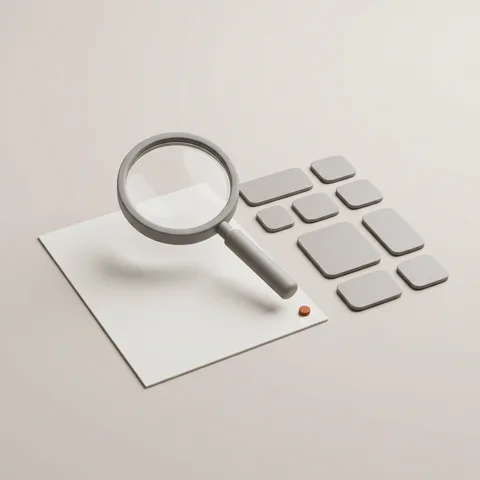
#> input picture apps/addin/assets/state-empty-v2.webp, 480 x 480 px
$ python -i icon_swap_shape.py   (imports and definitions only)
#> lines starting #> are read from the running program, lines starting #| are printed output that depends on the picture; after the words box and inside, x2 and y2 are one past the last pixel; in counts of white or black regions, pixels touching at a corner belong together
# -*- coding: utf-8 -*-
# 출처: powerPlus/tools/ppt-pipeline/icon_swap_shape.py — 리눅스 엔진으로 이식(2026-10-12). PowerPoint 없이 python-pptx 만 쓴다.
"""그림 도형 하나하나를 powerPlus 자산으로 바꾼다(미디어 공유 없이 도형 단위).
인자: <src> <dst> <map.json>   map = {"슬라이드|shape_id": {"asset": 경로, "white": false}}
- 원본 그림의 잉크 영역(알파/비흰색 바운딩박스)에 새 아이콘을 비율 유지·중앙으로 맞춘다
- white=true 면 아이콘을 흰색으로 칠한다(진한 칩 위 선 아이콘용)
- 그룹 안 도형도 그 자리(z순서·그룹 소속) 그대로 교체된다
"""
import sys, io, json
from pptx import Presentation
from PIL import Image
NS="{http://schemas.openxmlformats.org/drawingml/2006/main}"
RNS="{http://schemas.openxmlformats.org/officeDocument/2006/relationships}"
# [1 line not run here, left out]
# [1 line that did not run here, left out]
def ink_box(im):
    if im.mode in ("RGBA","LA") or "transparency" in im.info:
        a=im.convert("RGBA").getchannel("A").point(lambda v:255 if v>8 else 0)
        b=a.getbbox()
    else:
        g=im.convert("L").point(lambda v:255 if v<235 else 0)
        b=g.getbbox()
    return b or (0,0,im.width,im.height)
cache={}
def asset(path, white):
    k=(path,white)
    if k not in cache:
        im=Image.open(path).convert("RGBA")
        b=im.getchannel("A").point(lambda v:255 if v>8 else 0).getbbox()
        if b: im=im.crop(b)
        if max(im.size)>600: im.thumbnail((600,600), Image.LANCZOS)
        if white:
            a=im.getchannel("A"); im=Image.new("RGBA",im.size,(255,255,255,255)); im.putalpha(a)
        buf=io.BytesIO(); im.save(buf,"PNG",optimize=True); cache[k]=(buf.getvalue(), im.size)
    return cache[k]
def walk(shapes, sn):
    for sh in shapes:
        st=str(sh.shape_type).split()[0]
        if st=="GROUP": walk(sh.shapes, sn); continue
        key="%d|%d"%(sn, sh.shape_id)
        if st!="PICTURE" or key not in mp: continue
        spec=mp[key]
        old=Image.open(io.BytesIO(sh.image.blob))
        bf=sh._element.find(".//{*}blipFill")   # 그림은 p:blipFill(프레젠테이션 네임스페이스)
        sr=bf.find(NS+"srcRect") if bf is not None else None
        if sr is not None:   # 잘라 쓰던 그림이면 보이는 영역만 보고 잰다
            W,H=old.size
            l,t,r,b=[int(sr.get(k,"0"))/100000 for k in ("l","t","r","b")]
            old=old.crop((int(W*l),int(H*t),int(W*(1-r)),int(H*(1-b))))
        bx=ink_box(old); W,H=old.size
        L,T,SW,SH=sh.left,sh.top,sh.width,sh.height
        ix=L+SW*bx[0]/W; iy=T+SH*bx[1]/H; iw=SW*(bx[2]-bx[0])/W; ih=SH*(bx[3]-bx[1])/H
        blob,(aw,ah)=asset(spec["asset"], spec.get("white",False))
        s=min(iw/aw, ih/ah); nw,nh=aw*s, ah*s
        sh.left=int(ix+(iw-nw)/2); sh.top=int(iy+(ih-nh)/2); sh.width=int(nw); sh.height=int(nh)
        _, rId = sh.part.get_or_add_image_part(io.BytesIO(blob))
        blip=bf.find(NS+"blip"); blip.set(RNS+"embed", rId)
        # 옛 그림에 맞춰 둔 색 효과(듀오톤·투명도·밝기 등)는 새 그림을 흐리게 만든다 → 걷어낸다
        for c in list(blip):
            if c.tag.split("}")[1] in ("duotone","alphaModFix","lum","grayscl","clrChange","biLevel","tint","hsl"):
                blip.remove(c)
        if sr is not None: bf.remove(sr)
        done.append(key); miss.discard(key)
# [3 lines not run here, left out]

>>> from PIL import Image
>>> picture = Image.open('../../apps/addin/assets/state-empty-v2.webp')
#> picture is the input picture: PIL image 480x480 RGB; mean R, G, B 211.5, 205.7, 198.7
>>> result = ink_box(picture)
#> in ink_box, `g=im.convert("L").point(lambda v:255 if v<235 else 0)`:
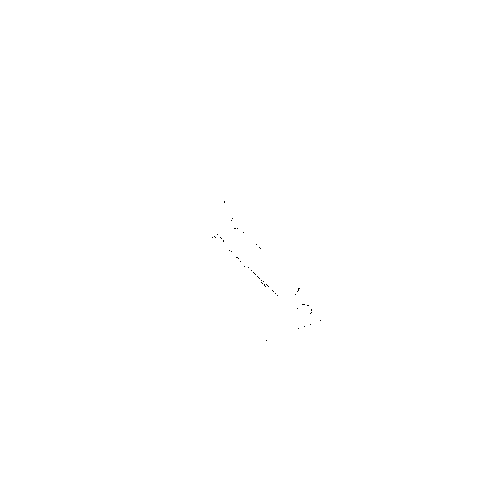
#> g: PIL image 480x480 L; 100% white; black in thin lines or dots, all inside (x1, y1, x2, y2) = (212, 201, 321, 341)
#> in ink_box, `b=g.getbbox()`: b = (0, 0, 480, 480)
#> result = (0, 0, 480, 480)
